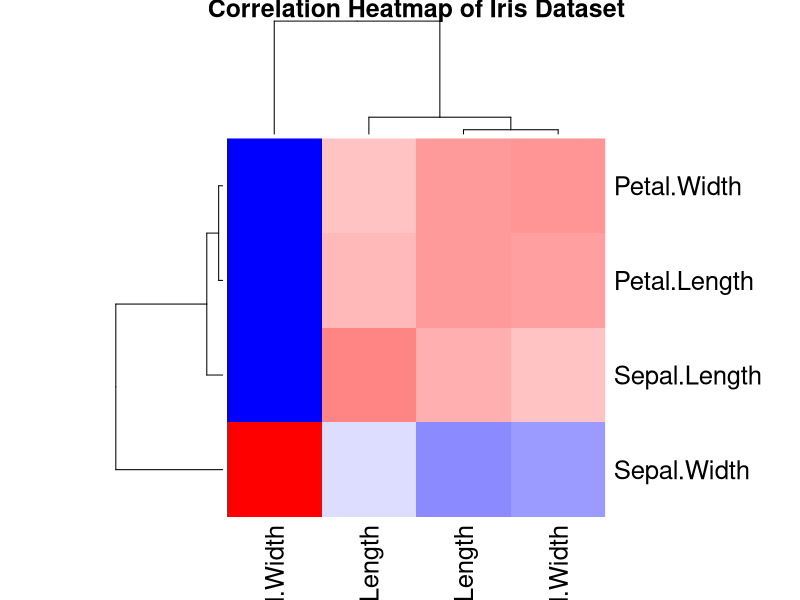
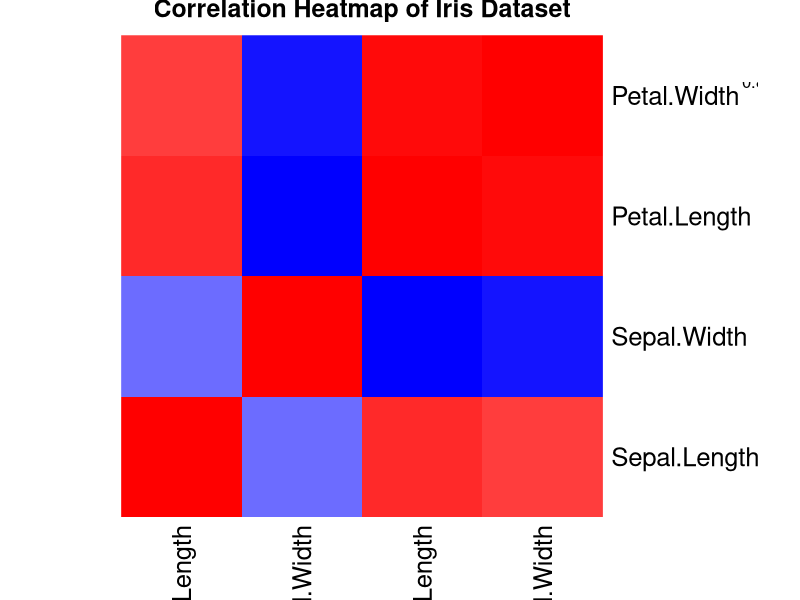
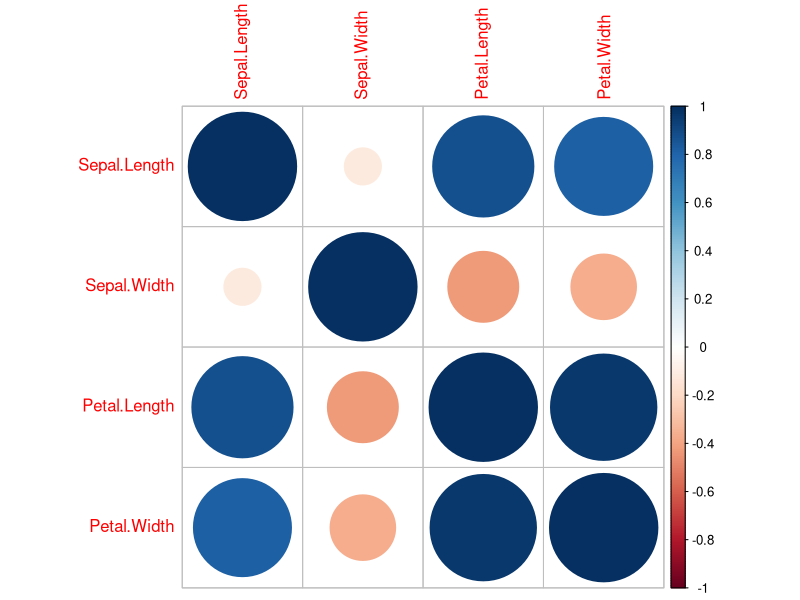
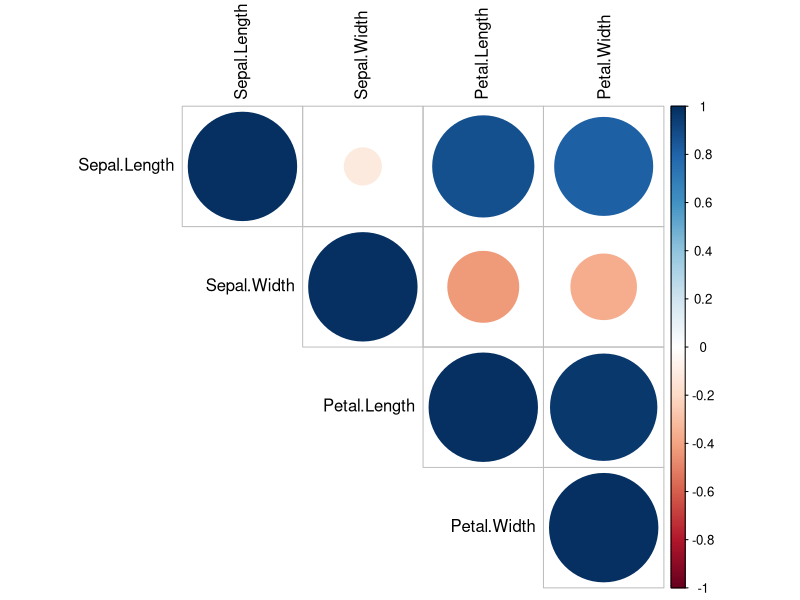
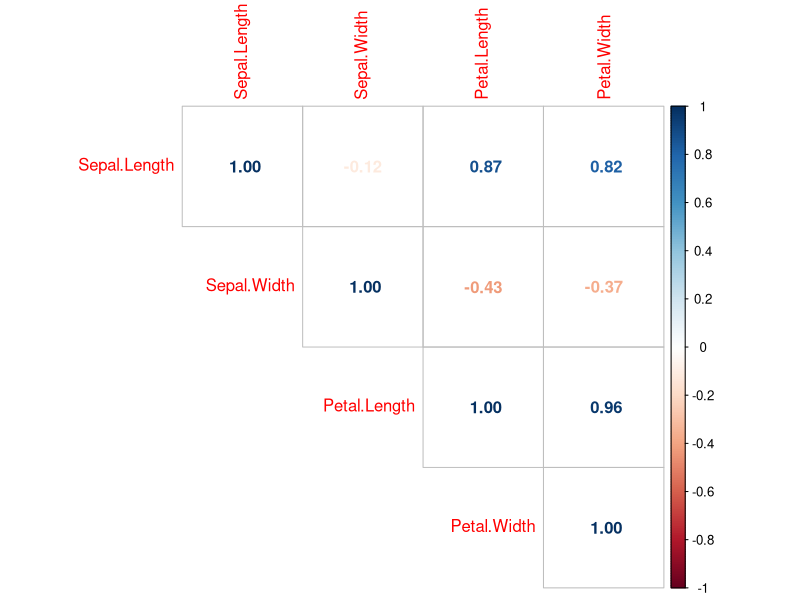
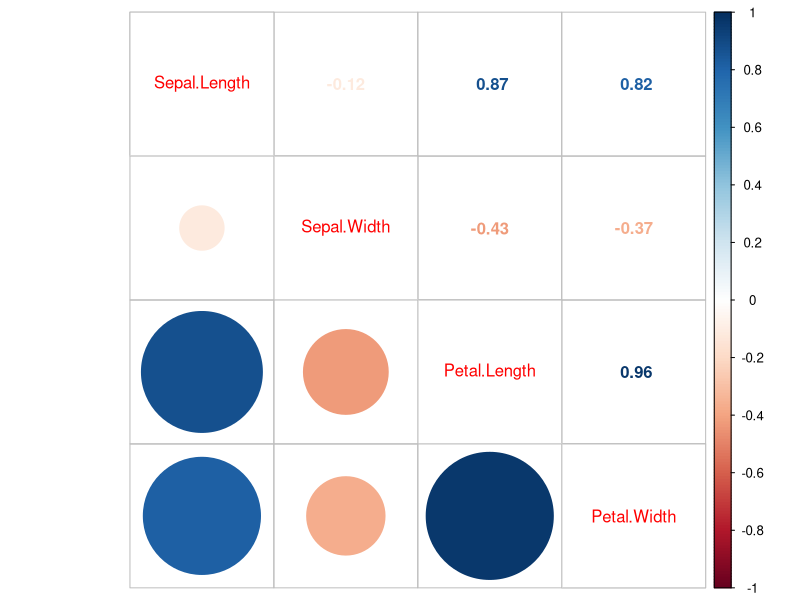
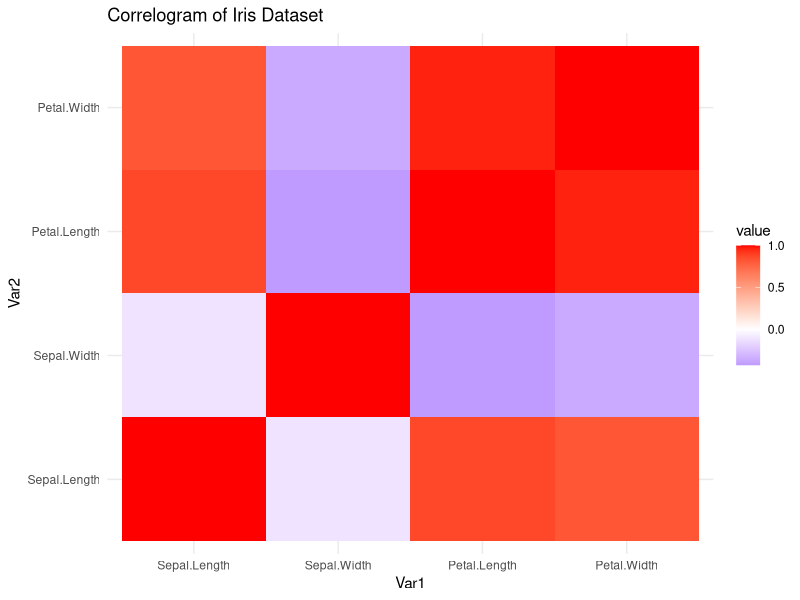
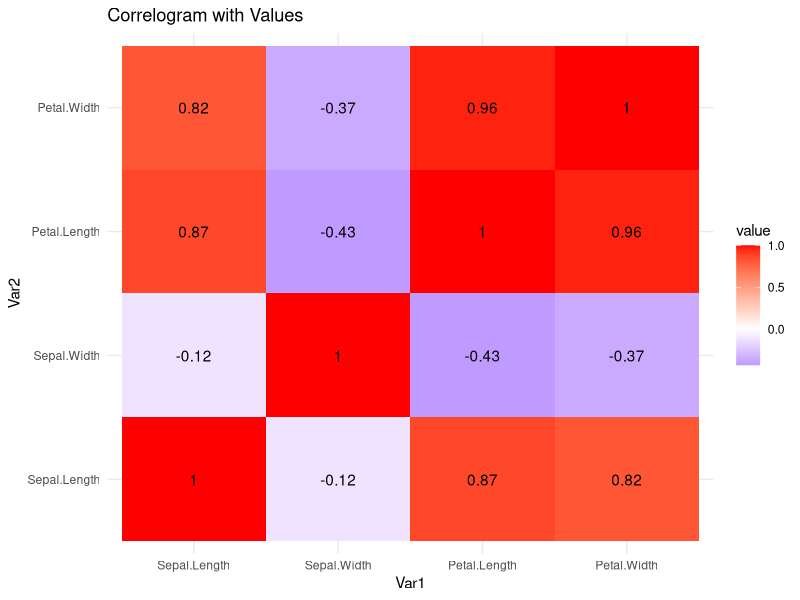

Recreate these plots in R, in order. (Note: this script raises an error after producing the figures.)
# DV Lab – Week 1(a)
# Name:V NAGA VEERANNA
# Roll No:24A95A6103

# Load dataset
data(iris)

# Select numeric columns
iris_num <- iris[, 1:4]

# Compute correlation matrix
corr_matrix <- cor(iris_num)
print(corr_matrix)

# ---------------- HEATMAP (Base R) ----------------
heatmap(
  corr_matrix,
  col = colorRampPalette(c("blue", "white", "red"))(100),
  main = "Correlation Heatmap of Iris Dataset"
)

# Heatmap without clustering
heatmap(
  corr_matrix,
  col = colorRampPalette(c("blue", "white", "red"))(100),
  Rowv = NA,
  Colv = NA,
  scale = "none",
  main = "Correlation Heatmap of Iris Dataset"
)

# Add correlation values on heatmap
text(
  x = col(corr_matrix),
  y = nrow(corr_matrix) - row(corr_matrix) + 1,
  labels = round(corr_matrix, 2)
)

# ---------------- CORRPLOT ----------------
# Install once (comment after first use)
# install.packages("corrplot")

library(corrplot)

# Basic corrplot
corrplot(corr_matrix)

# Circle style (upper triangle)
corrplot(
  corr_matrix,
  method = "circle",
  type = "upper",
  tl.col = "black"
)

# Numbers style
corrplot(
  corr_matrix,
  method = "number",
  type = "upper"
)

# Mixed correlogram
corrplot.mixed(
  corr_matrix,
  lower = "circle",
  upper = "number"
)

# ---------------- GGPLOT2 CORRELOGRAM ----------------
# install.packages("reshape2")
# install.packages("ggplot2")

library(reshape2)
library(ggplot2)

# Convert to long format
corr_long <- melt(corr_matrix)

# Basic correlogram
ggplot(corr_long, aes(Var1, Var2, fill = value)) +
  geom_tile() +
  scale_fill_gradient2(
    low = "blue",
    mid = "white",
    high = "red",
    midpoint = 0
  ) +
  theme_minimal() +
  labs(title = "Correlogram of Iris Dataset")

# Correlogram with values
ggplot(corr_long, aes(Var1, Var2, fill = value)) +
  geom_tile() +
  geom_text(aes(label = round(value, 2))) +
  scale_fill_gradient2(
    low = "blue",
    mid = "white",
    high = "red",
    midpoint = 0
  ) +
  theme_minimal() +
  labs(title = "Correlogram with Values")

# ---------------- GGALLY ADVANCED ----------------
# install.packages("GGally")

library(GGally)

# Correlation plot with labels
ggcorr(
  iris_num,
  label = TRUE,
  label_round = 2
)
ṁ
# Scatter plot matrix
ggpairs(
  iris,
  columns = 1:4,
  aes(color = Species)
)
